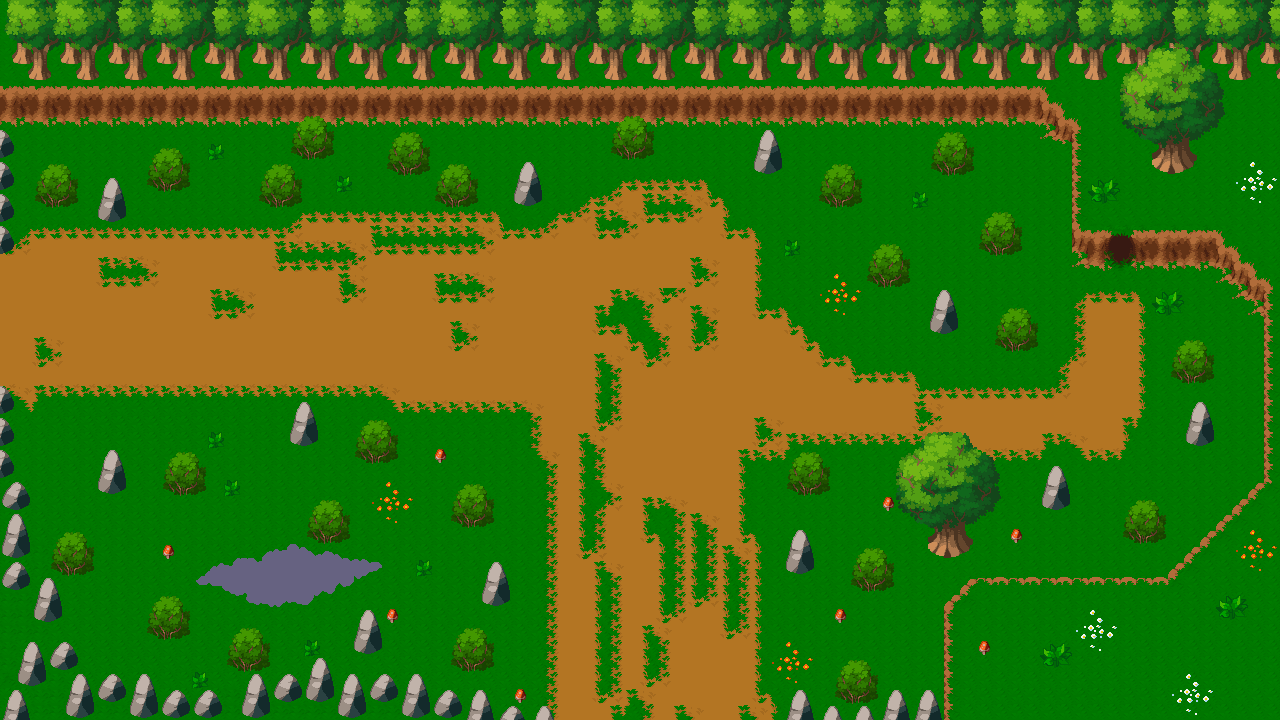

The image is a tile-based game level rendered from a .tmx file. Its description and source (layers, tilesets, objects; grid data summarised) follow:
An orthogonal 80x45 tile map with 16x16 px tiles, 5 tile layers (Suelo, Terreno, Arboles, Arboles2, ...), 2 tilesets and 42 objects.

<map version="1.9" tiledversion="1.9.2" orientation="orthogonal" renderorder="right-down" width="80" height="45" tilewidth="16" tileheight="16" infinite="0" nextlayerid="8" nextobjectid="46">
 <tileset firstgid="1" name="Prehistoric_Tiles" tilewidth="16" tileheight="16" tilecount="625" columns="25">
  <image source="Prehistoric_Tiles.png" width="400" height="400" />
  <wangsets>
   <wangset name="Suelo" type="corner" tile="-1">
    <wangcolor name="Esquinas" color="#ff0000" tile="-1" probability="1" />
    <wangcolor name="Centro" color="#00ff00" tile="-1" probability="1" />
    <wangtile tileid="180" wangid="0,1,0,2,0,1,0,1" />
    <wangtile tileid="181" wangid="0,1,0,2,0,2,0,1" />
    <wangtile tileid="182" wangid="0,1,0,1,0,2,0,1" />
    <wangtile tileid="183" wangid="0,2,0,1,0,2,0,2" />
    <wangtile tileid="184" wangid="0,2,0,1,0,1,0,2" />
    <wangtile tileid="185" wangid="0,2,0,2,0,1,0,2" />
    <wangtile tileid="205" wangid="0,2,0,2,0,1,0,1" />
    <wangtile tileid="206" wangid="0,2,0,2,0,2,0,2" />
    <wangtile tileid="207" wangid="0,1,0,1,0,2,0,2" />
    <wangtile tileid="208" wangid="0,1,0,1,0,2,0,2" />
    <wangtile tileid="209" wangid="0,1,0,1,0,1,0,1" />
    <wangtile tileid="210" wangid="0,2,0,2,0,1,0,1" />
    <wangtile tileid="230" wangid="0,2,0,1,0,1,0,1" />
    <wangtile tileid="231" wangid="0,2,0,1,0,1,0,2" />
    <wangtile tileid="232" wangid="0,1,0,1,0,1,0,2" />
    <wangtile tileid="233" wangid="0,1,0,2,0,2,0,2" />
    <wangtile tileid="234" wangid="0,1,0,2,0,2,0,1" />
    <wangtile tileid="235" wangid="0,2,0,2,0,2,0,1" />
   </wangset>
  </wangsets>
 </tileset>
 <tileset firstgid="626" name="Trees" tilewidth="16" tileheight="16" tilecount="330" columns="15">
  <image source="Trees.png" width="240" height="352" />
 </tileset>
 <layer id="1" name="Suelo" width="80" height="45">
  <properties>
   <property name="Draw" type="bool" value="true" />
   <property name="Navigation" type="bool" value="false" />
  </properties>
  <data>[3600 cells, 3600 non-empty, 18 distinct tile ids]</data>
 </layer>
 <layer id="2" name="Terreno" width="80" height="45">
  <properties>
   <property name="Draw" type="bool" value="true" />
   <property name="Navigation" type="bool" value="false" />
  </properties>
  <data>[3600 cells, 475 non-empty, 30 distinct tile ids]</data>
 </layer>
 <layer id="4" name="Arboles" width="80" height="45">
  <properties>
   <property name="Draw" type="bool" value="true" />
   <property name="Navigation" type="bool" value="false" />
  </properties>
  <data>[3600 cells, 544 non-empty, 93 distinct tile ids]</data>
 </layer>
 <layer id="5" name="Arboles2" width="80" height="45">
  <properties>
   <property name="Draw" type="bool" value="true" />
   <property name="Navigation" type="bool" value="false" />
  </properties>
  <data>[3600 cells, 325 non-empty, 25 distinct tile ids]</data>
 </layer>
 <layer id="3" name="Decoracion" width="80" height="45">
  <properties>
   <property name="Draw" type="bool" value="true" />
   <property name="Navigation" type="bool" value="false" />
  </properties>
  <data>[3600 cells, 505 non-empty, 144 distinct tile ids]</data>
 </layer>
 <objectgroup id="7" name="Colliders">
  <properties>
   <property name="Platform" type="bool" value="true" />
  </properties>
  <object id="1" x="0" y="112">
   <polygon points="0,0 1040,0 1072,32 1072,144 1104,144 1104,112 1136,112 1136,144 1216,144 1264,192 1264,368 1168,464 976,464 944,496 944,608 1280,608 1280,-112 0,-112" />
  </object>
  <object id="2" x="32" y="160">
   <polygon points="0,0 0,32 48,32 48,0" />
  </object>
  <object id="3" x="144" y="144">
   <polygon points="0,0 0,32 48,32 48,0" />
  </object>
  <object id="4" x="288" y="112">
   <polygon points="0,0 0,32 48,32 48,0" />
  </object>
  <object id="5" x="256" y="160">
   <polygon points="0,0 0,32 48,32 48,0" />
  </object>
  <object id="6" x="384" y="128">
   <polygon points="0,0 0,32 48,32 48,0" />
  </object>
  <object id="7" x="432" y="160">
   <polygon points="0,0 0,32 48,32 48,0" />
  </object>
  <object id="8" x="608" y="112">
   <polygon points="0,0 0,32 48,32 48,0" />
  </object>
  <object id="9" x="928" y="128">
   <polygon points="0,0 0,32 48,32 48,0" />
  </object>
  <object id="10" x="816" y="160">
   <polygon points="0,0 0,32 48,32 48,0" />
  </object>
  <object id="11" x="976" y="208">
   <polygon points="0,0 0,32 48,32 48,0" />
  </object>
  <object id="12" x="864" y="240">
   <polygon points="0,0 0,32 48,32 48,0" />
  </object>
  <object id="13" x="992" y="304">
   <polygon points="0,0 0,32 48,32 48,0" />
  </object>
  <object id="14" x="1168" y="336">
   <polygon points="0,0 0,32 48,32 48,0" />
  </object>
  <object id="15" x="1120" y="496">
   <polygon points="0,0 0,32 48,32 48,0" />
  </object>
  <object id="16" x="784" y="448">
   <polygon points="0,0 0,32 48,32 48,0" />
  </object>
  <object id="17" x="848" y="544">
   <polygon points="0,0 0,32 48,32 48,0" />
  </object>
  <object id="18" x="832" y="656">
   <polygon points="0,0 0,32 48,32 48,0" />
  </object>
  <object id="19" x="448" y="624">
   <polygon points="0,0 0,32 48,32 48,0" />
  </object>
  <object id="20" x="448" y="480">
   <polygon points="0,0 0,32 48,32 48,0" />
  </object>
  <object id="21" x="352" y="416">
   <polygon points="0,0 0,32 48,32 48,0" />
  </object>
  <object id="22" x="304" y="496">
   <polygon points="0,0 0,32 48,32 48,0" />
  </object>
  <object id="23" x="160" y="448">
   <polygon points="0,0 0,32 48,32 48,0" />
  </object>
  <object id="24" x="48" y="528">
   <polygon points="0,0 0,32 48,32 48,0" />
  </object>
  <object id="25" x="144" y="592">
   <polygon points="0,0 0,32 48,32 48,0" />
  </object>
  <object id="26" x="224" y="624">
   <polygon points="0,0 0,32 48,32 48,0" />
  </object>
  <object id="27" x="512" y="160">
   <polygon points="0,0 0,32 32,32 32,0" />
  </object>
  <object id="28" x="96" y="176">
   <polygon points="0,0 0,32 32,32 32,0" />
  </object>
  <object id="29" x="752" y="128">
   <polygon points="0,0 0,32 32,32 32,0" />
  </object>
  <object id="30" x="928" y="288">
   <polygon points="0,0 0,32 32,32 32,0" />
  </object>
  <object id="31" x="1040" y="464">
   <polygon points="0,0 0,32 32,32 32,0" />
  </object>
  <object id="32" x="1184" y="400">
   <polygon points="0,0 0,32 32,32 32,0" />
  </object>
  <object id="33" x="784" y="528">
   <polygon points="0,0 0,32 32,32 32,0" />
  </object>
  <object id="34" x="480" y="560">
   <polygon points="0,0 0,32 32,32 32,0" />
  </object>
  <object id="35" x="352" y="608">
   <polygon points="0,0 0,32 32,32 32,0" />
  </object>
  <object id="36" x="288" y="400">
   <polygon points="0,0 0,32 32,32 32,0" />
  </object>
  <object id="37" x="96" y="448">
   <polygon points="0,0 0,32 32,32 32,0" />
  </object>
  <object id="38" x="192" y="576">
   <polygon points="0,0 32,-16 64,-16 96,-32 112,-32 128,-16 128,-27.5 144,-27.5 144,-16 192,-16 176,-8 160,0 128,16 112,16 64,16 48,16" />
  </object>
  <object id="39" x="928" y="432">
   <polygon points="0,0 -32,32 -32,80 0,96 0,112 48,112 48,96 66.5524,80.0129 72.875,64 72.75,32.25 37.5,0 0,0" />
  </object>
  <object id="40" x="0.333333" y="386.667">
   <polygon points="0,0 15.6667,-2.66667 15.6667,77.3333 31.6667,109.333 34.6667,175.333 67.6667,213 47.6667,253.333 79.6667,253.333 79.6667,285.333 159.667,285.333 191.667,301.333 223.667,301.333 255.667,285.333 319.667,269.333 367.667,285.333 431.667,285.333 559.667,317.333 559.667,333.333 -48.3333,333.333" />
  </object>
  <object id="41" x="0" y="256">
   <polygon points="0,0 16,0 16,-144 -16,-144" />
  </object>
  <object id="42" x="773.667" y="720.333">
   <polygon points="0,0 17.6667,-38.6667 54.6667,-18.3333 106.333,-16.3333 119.333,-38 170.333,-32.3333 170.333,-0.333333" />
  </object>
 </objectgroup>
</map>
